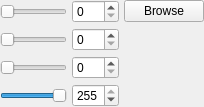
<?xml version="1.0" encoding="UTF-8"?>
<ui version="4.0">
 <class>CColorEditWidget</class>
 <widget class="QWidget" name="CColorEditWidget">
  <property name="geometry">
   <rect>
    <x>0</x>
    <y>0</y>
    <width>204</width>
    <height>103</height>
   </rect>
  </property>
  <property name="windowTitle">
   <string>Form</string>
  </property>
  <layout class="QGridLayout" name="gridLayout">
   <property name="margin">
    <number>0</number>
   </property>
   <property name="spacing">
    <number>5</number>
   </property>
   <item row="0" column="0">
    <widget class="QSlider" name="rHorizontalSlider">
     <property name="sizePolicy">
      <sizepolicy hsizetype="Expanding" vsizetype="Fixed">
       <horstretch>0</horstretch>
       <verstretch>0</verstretch>
      </sizepolicy>
     </property>
     <property name="maximum">
      <number>255</number>
     </property>
     <property name="orientation">
      <enum>Qt::Horizontal</enum>
     </property>
    </widget>
   </item>
   <item row="0" column="1">
    <widget class="QSpinBox" name="rSpinBox">
     <property name="buttonSymbols">
      <enum>QAbstractSpinBox::UpDownArrows</enum>
     </property>
     <property name="maximum">
      <number>255</number>
     </property>
    </widget>
   </item>
   <item row="0" column="2">
    <widget class="QPushButton" name="browsePushButton">
     <property name="text">
      <string>Browse</string>
     </property>
    </widget>
   </item>
   <item row="1" column="0">
    <widget class="QSlider" name="gHorizontalSlider">
     <property name="maximum">
      <number>255</number>
     </property>
     <property name="orientation">
      <enum>Qt::Horizontal</enum>
     </property>
    </widget>
   </item>
   <item row="1" column="1">
    <widget class="QSpinBox" name="gSpinBox">
     <property name="maximum">
      <number>255</number>
     </property>
    </widget>
   </item>
   <item row="1" column="2" rowspan="3">
    <widget class="QWidget" name="graphicsWidget" native="true">
     <property name="sizePolicy">
      <sizepolicy hsizetype="Fixed" vsizetype="Fixed">
       <horstretch>0</horstretch>
       <verstretch>0</verstretch>
      </sizepolicy>
     </property>
     <property name="minimumSize">
      <size>
       <width>75</width>
       <height>75</height>
      </size>
     </property>
    </widget>
   </item>
   <item row="2" column="0">
    <widget class="QSlider" name="bHorizontalSlider">
     <property name="maximum">
      <number>255</number>
     </property>
     <property name="orientation">
      <enum>Qt::Horizontal</enum>
     </property>
    </widget>
   </item>
   <item row="2" column="1">
    <widget class="QSpinBox" name="bSpinBox">
     <property name="maximum">
      <number>255</number>
     </property>
    </widget>
   </item>
   <item row="3" column="0">
    <widget class="QSlider" name="aHorizontalSlider">
     <property name="maximum">
      <number>255</number>
     </property>
     <property name="value">
      <number>255</number>
     </property>
     <property name="orientation">
      <enum>Qt::Horizontal</enum>
     </property>
    </widget>
   </item>
   <item row="3" column="1">
    <widget class="QSpinBox" name="aSpinBox">
     <property name="maximum">
      <number>255</number>
     </property>
     <property name="value">
      <number>255</number>
     </property>
    </widget>
   </item>
  </layout>
 </widget>
 <resources/>
 <connections>
  <connection>
   <sender>rHorizontalSlider</sender>
   <signal>valueChanged(int)</signal>
   <receiver>rSpinBox</receiver>
   <slot>setValue(int)</slot>
   <hints>
    <hint type="sourcelabel">
     <x>159</x>
     <y>75</y>
    </hint>
    <hint type="destinationlabel">
     <x>231</x>
     <y>75</y>
    </hint>
   </hints>
  </connection>
  <connection>
   <sender>gHorizontalSlider</sender>
   <signal>valueChanged(int)</signal>
   <receiver>gSpinBox</receiver>
   <slot>setValue(int)</slot>
   <hints>
    <hint type="sourcelabel">
     <x>166</x>
     <y>115</y>
    </hint>
    <hint type="destinationlabel">
     <x>214</x>
     <y>116</y>
    </hint>
   </hints>
  </connection>
  <connection>
   <sender>bHorizontalSlider</sender>
   <signal>valueChanged(int)</signal>
   <receiver>bSpinBox</receiver>
   <slot>setValue(int)</slot>
   <hints>
    <hint type="sourcelabel">
     <x>160</x>
     <y>160</y>
    </hint>
    <hint type="destinationlabel">
     <x>210</x>
     <y>164</y>
    </hint>
   </hints>
  </connection>
  <connection>
   <sender>aHorizontalSlider</sender>
   <signal>valueChanged(int)</signal>
   <receiver>aSpinBox</receiver>
   <slot>setValue(int)</slot>
   <hints>
    <hint type="sourcelabel">
     <x>158</x>
     <y>201</y>
    </hint>
    <hint type="destinationlabel">
     <x>210</x>
     <y>201</y>
    </hint>
   </hints>
  </connection>
  <connection>
   <sender>rSpinBox</sender>
   <signal>valueChanged(int)</signal>
   <receiver>rHorizontalSlider</receiver>
   <slot>setValue(int)</slot>
   <hints>
    <hint type="sourcelabel">
     <x>217</x>
     <y>81</y>
    </hint>
    <hint type="destinationlabel">
     <x>167</x>
     <y>81</y>
    </hint>
   </hints>
  </connection>
  <connection>
   <sender>gSpinBox</sender>
   <signal>valueChanged(int)</signal>
   <receiver>gHorizontalSlider</receiver>
   <slot>setValue(int)</slot>
   <hints>
    <hint type="sourcelabel">
     <x>224</x>
     <y>130</y>
    </hint>
    <hint type="destinationlabel">
     <x>184</x>
     <y>130</y>
    </hint>
   </hints>
  </connection>
  <connection>
   <sender>bSpinBox</sender>
   <signal>valueChanged(int)</signal>
   <receiver>bHorizontalSlider</receiver>
   <slot>setValue(int)</slot>
   <hints>
    <hint type="sourcelabel">
     <x>219</x>
     <y>154</y>
    </hint>
    <hint type="destinationlabel">
     <x>171</x>
     <y>153</y>
    </hint>
   </hints>
  </connection>
  <connection>
   <sender>aSpinBox</sender>
   <signal>valueChanged(int)</signal>
   <receiver>aHorizontalSlider</receiver>
   <slot>setValue(int)</slot>
   <hints>
    <hint type="sourcelabel">
     <x>228</x>
     <y>198</y>
    </hint>
    <hint type="destinationlabel">
     <x>187</x>
     <y>199</y>
    </hint>
   </hints>
  </connection>
 </connections>
</ui>
